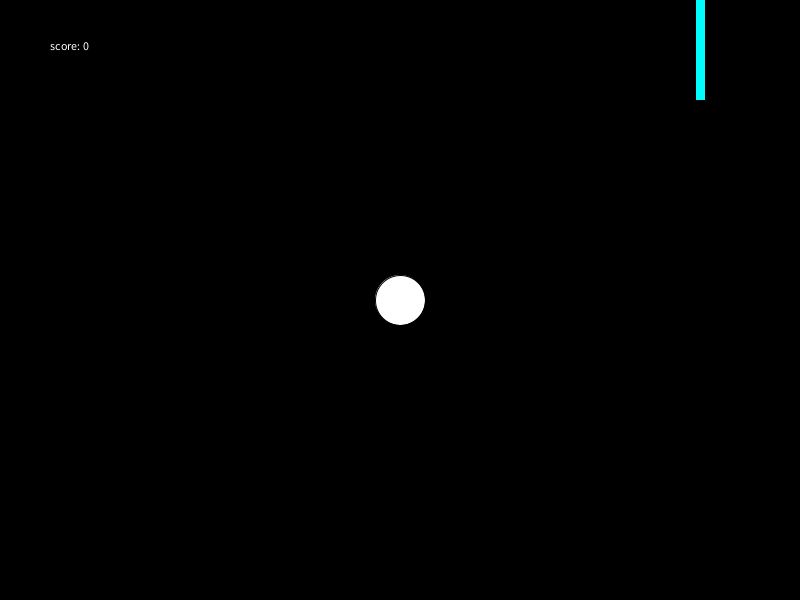
Frame 1 (no input)
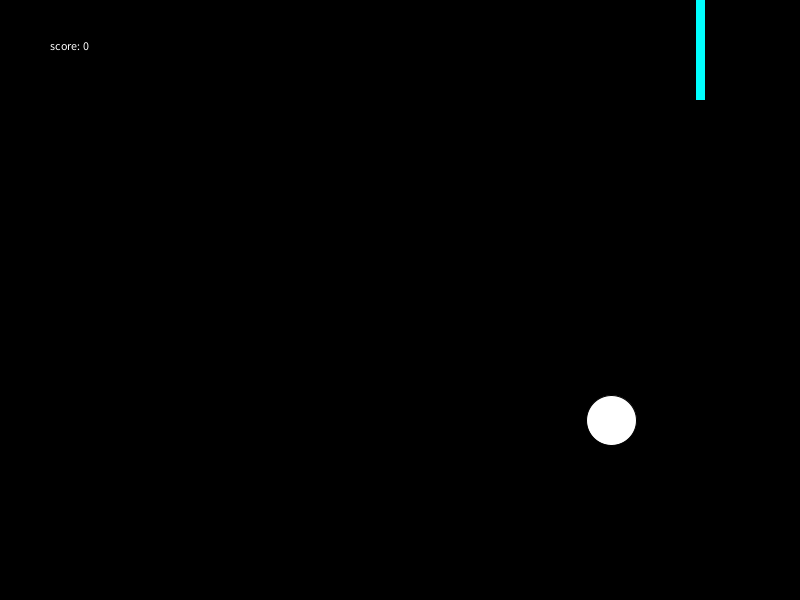
Frame 60 (the mouse pressed at the canvas centre just before this capture)
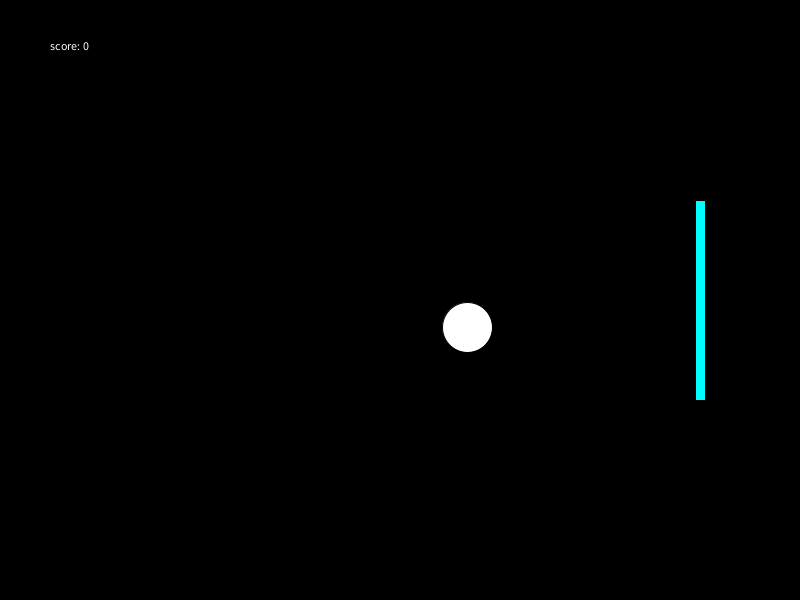
Frame 120 (the mouse held since frame 60 and released just before this capture)

The Processing sketch that drew these frames (run headless with seeded random() and noise(); from frame 60 on, the mouse is pressed at the canvas centre):

// Processing sketch: Week11_Pong
// ── Week11_Pong.pde
//player
//ball
//collision detection
//score
//lives
//timer

int score;

int timmer;

Paddle player1;
Ball ball;

PVector playPos[] = new PVector[2];

void setup(){
  size(800,600);
  
  score = 0;
 
  
  //instance
  playPos[0] = new PVector(width-100, height/2);
  player1 = new Paddle(playPos[0]);
  
  ball = new Ball (width/2, height/2);
  
}


void draw(){
  background(0);
 player1.update();
 player1.display();
  
  ball.display();
  ball.move();
  
  //if ball goes outside of wall boundries
  if(ball.y > height-ball.size/2  || ball.y < ball.size/2){
   ball.bounceY();
  }
  
  if (ball.x <= ball.size/2){
    ball.bounceX();
  }
  
  if(ball.x >= width-ball.size/2){
   ball.reset(); 
  }


//need to check if ball is within the boundaries of the player paddle
if(ball.x >= player1.position.x -(5+ball.size/2) && ball.y >= player1.position.y - player1.rectSize/2
&& ball.y <= player1.position.y + player1.rectSize/2){
  
 ball.bounceP();
 
 score += 1;
 println(score);
  
}

 fill(255);
 text("score: " + str(score), 50, 50);
  
}

// ── Paddle.pde
class Paddle{
PVector position;
float rectSize;

//constructor
Paddle(PVector _position){
  position = _position;
  
  rectSize = 200;
  
}
  
 void update(){
  position.y = mouseY;
 }
  
  void display(){
   rectMode(CENTER);
   fill(0,255,255);
  rect(position.x, position.y, 10, rectSize);
  }
  
}

// ── ball.pde
class Ball{

  float x, y;
  float xSpeed, ySpeed;
  
  int size;
 
  
  //constructor
  Ball(float _x, float _y){
    x = _x;
    y = _y;
    
    size = 50;
    
    xSpeed = random(1,5);
    ySpeed = random(1,5);
    
  }
  
  //bounce paddle 
  void bounceP(){
   xSpeed *=-1.1;
   ySpeed *= 1.1;
  }
  
  
  //bounce top and bottom
  void bounceY(){
   ySpeed = -ySpeed;
    
  }
  
  //bounce on other side/player 2 side
  void bounceX(){
   xSpeed = -xSpeed; 
  }
  
  //display
  void display(){
    fill(255);
   ellipse(x, y, size, size); 
  }
  
  //move
  void move(){
   x += xSpeed;
   y += ySpeed;
   
  }
  
  //restart
    //restart the ball
    
    void reset(){
     x = width/2;
     y = height/2;
    xSpeed = random(1,5);
    ySpeed = random(1,5);
     
    }
  
    //subtract  score

  

}
